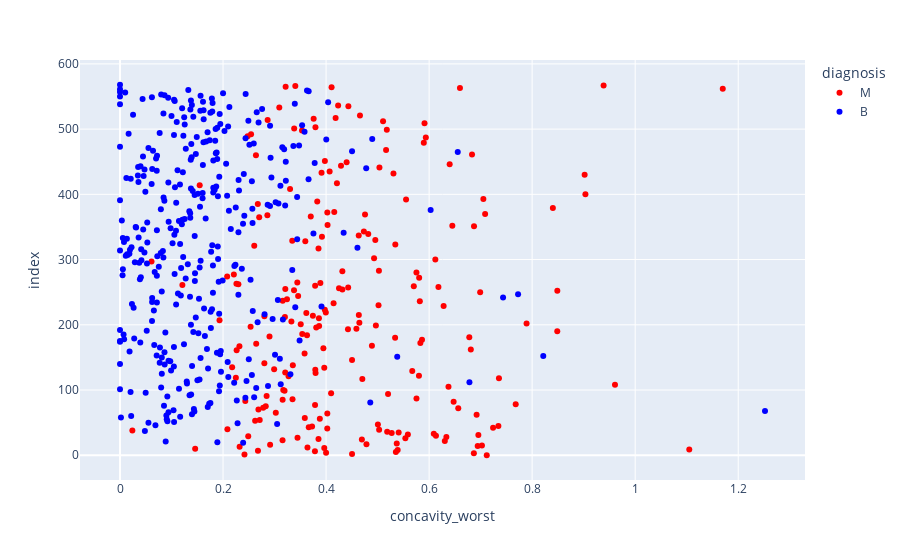

Source (notebook cell):
### Code cell
px.scatter(
    data_frame=df,
    x=df.concavity_worst,
    color=df.diagnosis, 
    color_discrete_sequence=['red', 'blue']
)

### Figure 1 — Plotly figure (JSON) as saved in the notebook; plotly's stock layout.template omitted (floating-point values rounded to 4 significant figures; data arrays with more than 128 entries replaced by an {"elided": "..."} marker saying what was removed)
{"data": [{"hovertemplate": "diagnosis=M<br>concavity_worst=%{x}<br>index=%{y}<extra></extra>", "legendgroup": "M", "marker": {"color": "red", "symbol": "circle"}, "mode": "markers", "name": "M", "orientation": "h", "showlegend": true, "type": "scatter", "x": {"elided": "212 float values"}, "xaxis": "x", "y": {"elided": "212 int values"}, "yaxis": "y"}, {"hovertemplate": "diagnosis=B<br>concavity_worst=%{x}<br>index=%{y}<extra></extra>", "legendgroup": "B", "marker": {"color": "blue", "symbol": "circle"}, "mode": "markers", "name": "B", "orientation": "h", "showlegend": true, "type": "scatter", "x": {"elided": "357 float values"}, "xaxis": "x", "y": {"elided": "357 int values"}, "yaxis": "y"}], "layout": {"legend": {"title": {"text": "diagnosis"}, "tracegroupgap": 0}, "margin": {"t": 60}, "xaxis": {"anchor": "y", "domain": [0, 1], "title": {"text": "concavity_worst"}}, "yaxis": {"anchor": "x", "domain": [0, 1], "title": {"text": "index"}}}}
